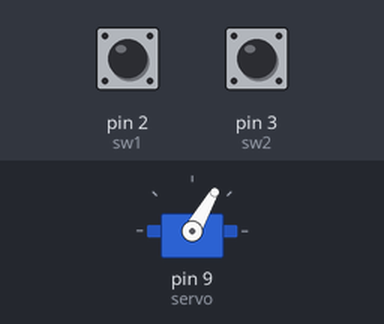
Recording of a sketch running on a simulated Arduino Uno, built with avr-gcc and run on an emulated ATmega328P. Parts: servo. Inputs (shaded band) come from the test bench; at power-on: pin 2 (sw1) LOW, pin 3 (sw2) HIGH.

Above: at 1.2 s.
1.3 s: pin 2 (sw1) pulled HIGH for 0.15 s
At 1.4 s:
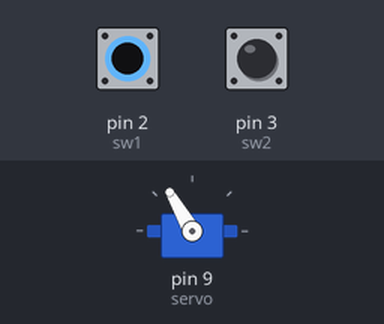
3.0 s: pin 2 (sw1) pulled HIGH for 3.2 s
At 6.7 s:
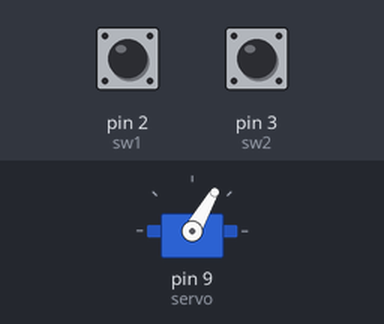
7.7 s: pin 3 (sw2) pulled LOW for 3.2 s
At 9.1 s:
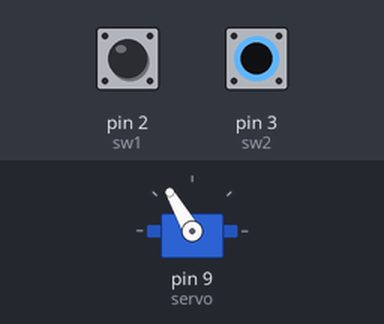
12.4 s: pin 2 (sw1) driven HIGH and pin 3 (sw2) driven LOW
At 12.8 s:
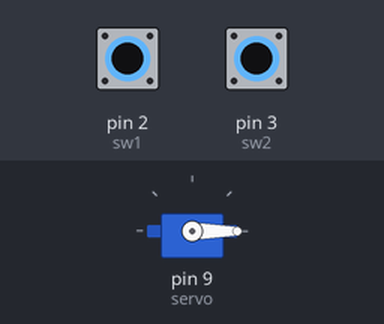
Timing chart, 0 to 14.9 s (numbered marks = the images above; inputs shaded):
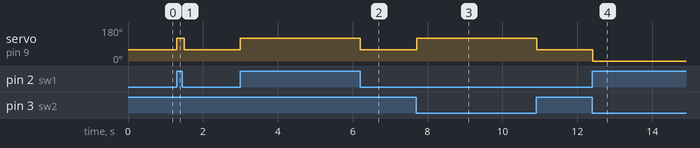

Measured:
- after the input at 1.3 s, servo on pin 9 (servo): 60° → 120° at once, → 60° 0.20 s later
- after the input at 3.0 s, servo on pin 9 (servo): 60° → 120° at once, → 60° 3.2 s later
- after the input at 7.7 s, servo on pin 9 (servo): 60° → 120° at once, → 60° 3.2 s later
- after the input at 12.4 s, servo on pin 9 (servo): 60° → 0° at once

The sketch:

Program_No_3.ino
```cpp
/*
    03/06/2024
    Write a program that will perform the following procedure: (using pin 9)
    a. When only sw1 (pin 2) is closed then rotate the Servo to 0-degree angle
    b. When only sw2 (pin 3) is closed then rotate the Servo to 60-degree angle
    c. When both sw1 and sw2 are closed then rotate the Servo to 120-degree angle
    d. When both sw1 and sw2 are open then rotate the Servo to 120-degree angle
*/

#include <Servo.h>

Servo servo;

#define sw1 2
#define sw2 3

void setup() {
    servo.attach(9);
    pinMode(sw1, INPUT);
    pinMode(sw2, INPUT);
}

void loop() {
    if (digitalRead(sw1) == HIGH && digitalRead(sw2) == LOW) {
        servo.write(0);
    } else if (digitalRead(sw1) == LOW && digitalRead(sw2) == HIGH) {
        servo.write(60);
    } else if (digitalRead(sw1) == HIGH && digitalRead(sw2) == HIGH) {
        servo.write(120);
    } else {
        servo.write(120);
    }
    delay(100);
}
```
